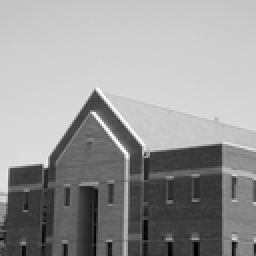
%> input picture building.tif, 128 x 128 px, shrunk from 600 x 600 before the run (shown 2 times larger)
$ octave lsb_graphs_noise_variance.m   (GNU Octave 9; MATLAB toolbox functions it lacks are replaced by stand-ins)
%> lines starting %> are read from the running program, lines starting %| are printed output that depends on the picture
### lsb_encode.m
function [encoded_image, message_length] = lsb_encode(host_image, input_message)

    c = host_image;
    c(1:1:1)= length(input_message) ; %to count massage Char to easly retrive all the massage
    c=imresize(c,[size(c,1) size(c,2)],'nearest');
    message = strtrim(input_message);
    m = length(message) * 8;

    message_length = m;

    AsciiCode = uint8(message);
    binaryString = transpose(dec2bin(AsciiCode,8));
    binaryString = binaryString(:);
    N = length(binaryString);
    b = zeros(N,1);
    for k = 1:N
      if(binaryString(k) == '1')
          b(k) = 1;
      else
          b(k) = 0;
      end
    end
    s = c;
      height = size(c,1);
      width = size(c,2);
    k = 1;
    for i = 1 : height
      for j = 1 : width
          LSB = mod(double(c(i,j)), 2);
          if (k>m || LSB == b(k))
              s(i,j) = c(i,j);
          elseif(LSB == 1)
              s(i,j) = (c(i,j) - 1);
          elseif(LSB == 0)
              s(i,j) = (c(i,j) + 1);
          end
      k = k + 1;
      end
    end
    encoded_image = s;
    %imgWTxt = 'hidden.tif';
    %imwrite(s,imgWTxt);

end

### lsb_noise.m
function [avg_msg_corrupt, avg_encode_corrupt] = lsb_noise(input, message, var)

    host_image = input;

    [encoded_image, message_length] = lsb_encode(host_image, message);

    noise_encoded = imnoise(encoded_image, 'gaussian', 0, var);

    %%%%%% ENCODING CORRUPTION DATA %%%%%%%%
    encode_corrupt_matrix = abs(noise_encoded - encoded_image)./encoded_image;
    avg_encode_corrupt = mean(encode_corrupt_matrix(:));

    decoded_message = lsb_decode(noise_encoded, message_length);

    %%%%%%% MESSAGE CORRUPTION DATA %%%%%%%
    % Convert both messages message ascii numbers here to quantize:

    ascii_message = uint8(message);
    ascii_decoded_message = uint8(decoded_message);
    %disp(length(ascii_message));
    %disp(length(ascii_decoded_message));


    message_corruption_percentages = abs(ascii_decoded_message - ascii_message)./ ascii_message;
    avg_msg_corrupt = mean(message_corruption_percentages(:));

end

### lsb_decode.m
function decoded_message = lsb_decode(encoded_image, message_length)

    height = size(encoded_image,1);
    width = size(encoded_image,2);

    %m =  double( encoded_image(1:1:1) ) * 8 + 8;
    m = message_length;
    k = 1;
    for i = 1 : height
        for j = 1 : width
            if (k <= m)
                b(k) = mod(double(encoded_image(i,j)),2);
                k = k + 1;
            end
        end
    end

    binaryVector = b;
    binValues = [ 128 64 32 16 8 4 2 1 ];
    binaryVector = binaryVector(:);

    if mod(length(binaryVector),8) ~= 0
        error('Length of binary vector must be a multiple of 8.');
    end

    binMatrix = reshape(binaryVector,8,[]);
    textString = char(binValues*binMatrix);

    decoded_message = textString;
    % disp(textString);
end

### lsb_graphs_noise_variance.m
% The approach for this will be to generate Matlab functions for encoding
% and decoding for each method. The efficiency of each method will be
% tested in two ways. First, the encoded images will be corrupted by all
% white gaussian noise of several levels of variances before being passed
% into the decoder and the integrity of the encoded message will be
% recorded.

clear;
close all;
clc;

filename = 'building.tif';
message = 'helloworldilikedigitalimageprocessing';

host_image = imread(filename);
%> host_image is the input picture: size 128x128 uint8; min 0, max 255, mean 152.9
% % Test LSB to make sure it works
% [encoded_image, message_length] = lsb_encode(host_image, message);
%
% decoded_message = lsb_decode(encoded_image, message_length);
%
% disp(message);
% disp(decoded_message);

% Loop over a lot of sigma's and measure the corruption responses
% andappend , then make 2 or 3 graphs:

% 1. avg % corruption in decoded message vs sigma
% 2. avg % corruption in encoded image with noise vs sigma
% 3. avg % corruption in decoded message vs avg % corruption in noise added
% to encoding
range = 100;

vars = logspace(-7,7, range);

% Good range is 0.001 to 10
%for var = 1:10000
avg_percent_noise_encoded = zeros(size(vars));
avg_percent_message_decoded = zeros(size(vars));

for i = 1:range
    [avgm, avgc] = lsb_noise(host_image, message, vars(i));
    avg_percent_message_decoded(i) = 100*avgm;
    avg_percent_noise_encoded(i) = 100*avgc;
    %disp(i);
end
%> this loop made 100 passes
%> (avg_encode_corrupt in lsb_noise, avg_msg_corrupt in lsb_noise, avgm, avgc) on passes 11, 12, 13, 15, 16, 17, 18, 19, 20, 21, 22, 23: (0.0157, 0.216, 0.216, 0.0157), (0.000305, 0.243, 0.243, 0.000305), (0.0157, 0.189, 0.189, 0.0157), (0.016, 0.243, 0.243, 0.016), (0.0312, 0.432, 0.432, 0.0312), (0.000366, 0.378, 0.378, 0.000366), (0.0316, 0.459, 0.459, 0.0316), (0.0162, 0.324, 0.324, 0.0162), (0.0161, 0.459, 0.459, 0.0161), (0.0319, 0.514, 0.514, 0.0319), (0.0165, 0.378, 0.378, 0.0165), (0.0165, 0.351, 0.351, 0.0165)
%> (avg_encode_corrupt in lsb_noise, avg_msg_corrupt in lsb_noise, avgm, avgc) on passes 1 to 6: (0, 0, 0, 0), (0, 0, 0, 0), (0, 0, 0, 0), (0, 0, 0, 0), (0, 0, 0, 0), (0, 0, 0, 0)
%> after the loop, avg_percent_message_decoded = 100 values, max 70.27 at index 46, min 0 at index 1, mean 36.92; avg_percent_noise_encoded = 100 values, max 76.36 at index 84, min 0 at index 1, mean 38.81

csvwrite("gauss_transm.csv",[vars;avg_percent_message_decoded;avg_percent_noise_encoded]);

fig1 = figure('Name', 'Gaussian Noise Transmission', 'color', [1 1 1]);
%subplot(1, 3, 1);
semilogx(vars, avg_percent_noise_encoded, 'LineWidth', 2);
title("Decoded Message Corruption vs. Gaussian Noise Variance");
xlabel('Variance Gaussian Noise in Encoded Transmission');
ylabel('% Change in Decoded Message');
xlim([vars(1) vars(range)]);
ylim([0 100]);
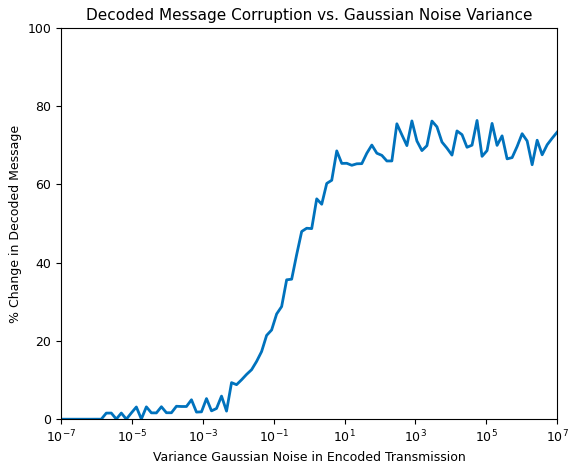
%> figure redrawn from the program's plot data; curve peaks at x = 54622.8, y = 76.36
%subplot(1, 3, 2);


fig2 = figure('Name', 'Gaussian Noise Transmission', 'color', [1 1 1]);
semilogx(vars, avg_percent_message_decoded, 'LineWidth', 2);
title("Encoded Image Corruption vs. Gaussian Noise Variance");
xlabel('Variance Gaussian Noise in Encoded Transmission');
ylabel('% Change in Encoded Image Pixels');
xlim([vars(1) vars(range)]);
ylim([0 100]);
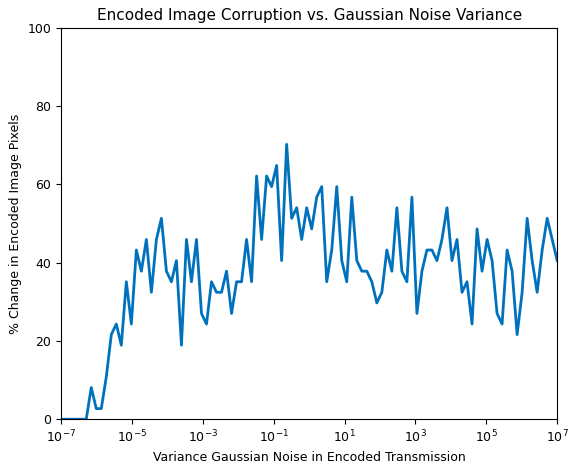
%> figure redrawn from the program's plot data; curve peaks at x = 0.231, y = 70.27


fig3 = figure('Name', 'Gaussian Noise Transmission', 'color', [1 1 1]);
%subplot(1, 3, 3);
plot(avg_percent_noise_encoded, avg_percent_message_decoded, 'LineWidth', 2);
title("Decoded Message Corruption vs. Encoded Image Corruption");
xlabel('% Change in Encoded Image Pixels');
ylabel('% Change in Decoded Message');
xlim([0 max(avg_percent_noise_encoded(:))]);
ylim([0 max(avg_percent_message_decoded(:))]);
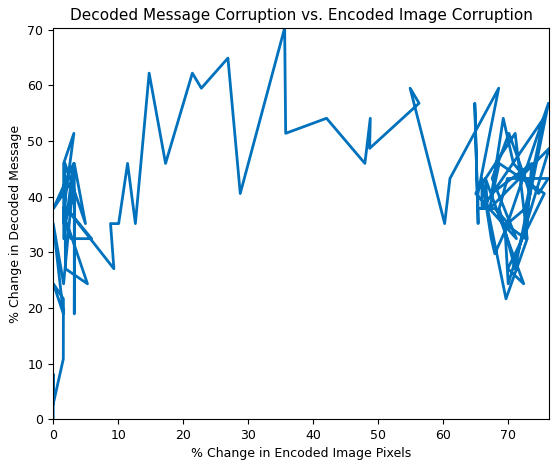
%> figure redrawn from the program's plot data
